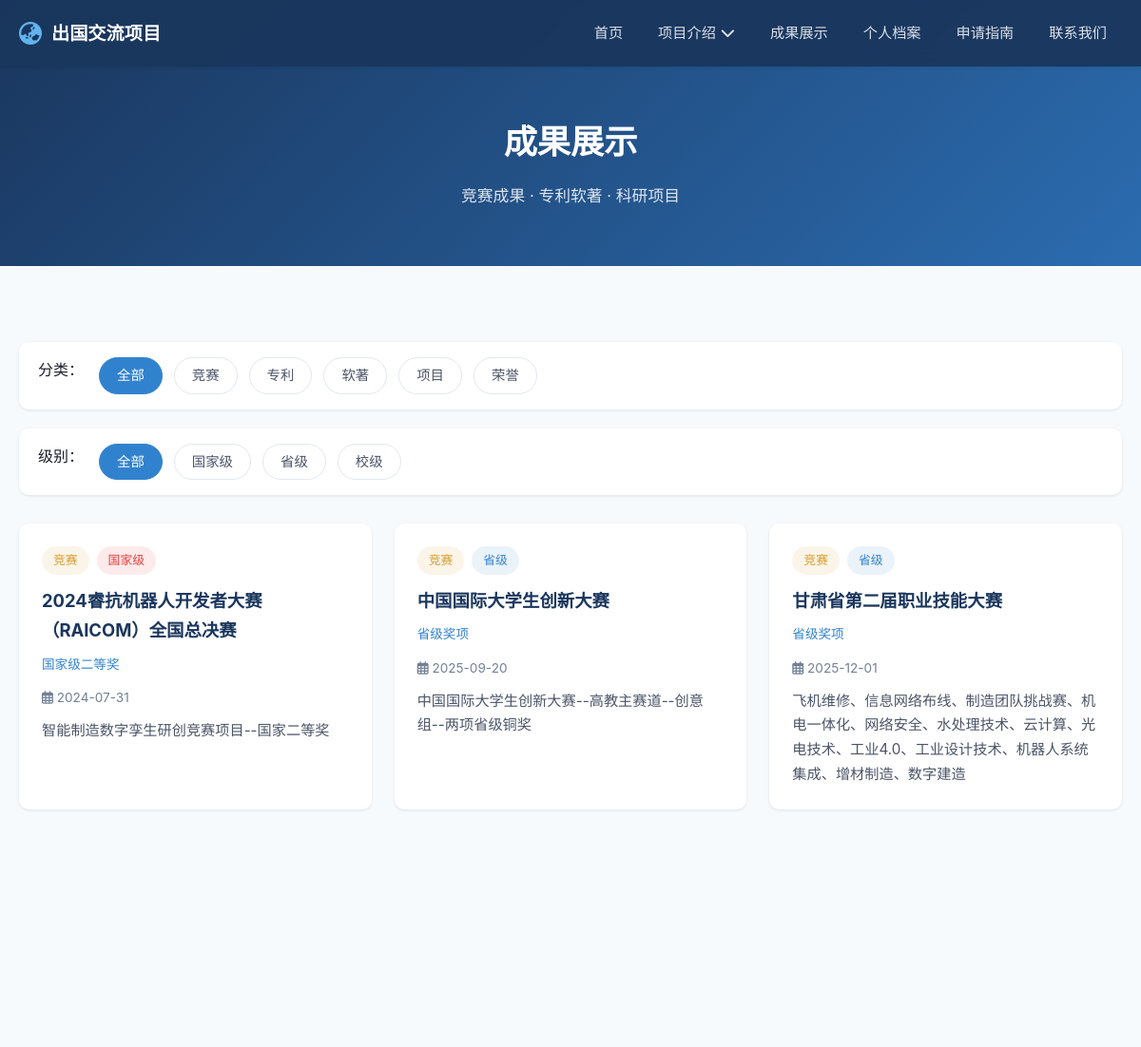
Before: /achievement/ (upper part) with the older database file.
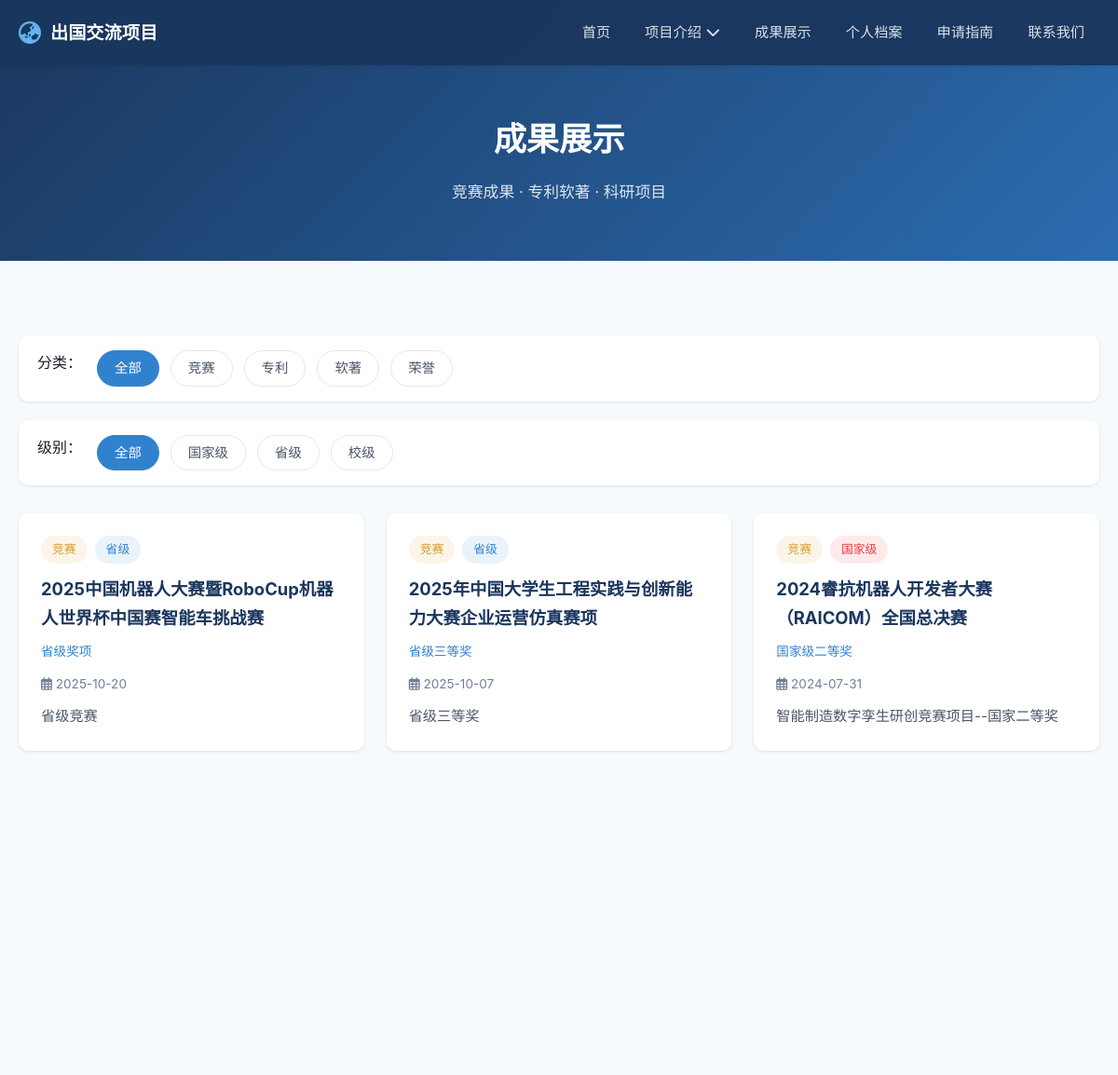
After: the same page with the newer database file.
### app/models/models.py (models this page shows, shortened)
class Achievement(db.Model):
    __tablename__ = 'achievements'
    id = db.Column(db.Integer, primary_key=True)
    title = db.Column(db.String(200), nullable=False, comment='成果标题')
    description = db.Column(db.Text, comment='成果描述')
    category = db.Column(db.String(50), comment='成果类别：竞赛/专利/软著/论文/项目')
    level = db.Column(db.String(50), comment='级别：国家级/省级/校级')
    award = db.Column(db.String(200), comment='奖项/荣誉')
    date = db.Column(db.Date, comment='获得日期')
    image = db.Column(db.String(200), comment='成果图片')
    is_featured = db.Column(db.Boolean, default=False, comment='是否精选展示')
    created_at = db.Column(db.DateTime, default=datetime.now)

### app/routes/achievement.py (the view)
@achievement_bp.route('/')
def achievement_list():
    category = request.args.get('category', '')
    level = request.args.get('level', '')
    query = Achievement.query
    if category:
        query = query.filter_by(category=category)
    if level:
        query = query.filter_by(level=level)
    achievements = query.order_by(Achievement.created_at.desc()).all()
    categories = db.session.query(Achievement.category).distinct().all()
    levels = db.session.query(Achievement.level).distinct().all()
    return render_template('pages/achievement/list.html',
                           achievements=achievements,
                           categories=[c[0] for c in categories if c[0]],
                           levels=[l[0] for l in levels if l[0]],
                           current_category=category,
                           current_level=level)

### app/templates/pages/achievement/list.html (shortened to what the changed rows need)
{% extends "base.html" %}
{% block content %}
<div class="page-header">
    <div class="container">
        <h1>成果展示</h1>
    </div>
</div>
<section class="section">
    <div class="container">
        <div class="filter-bar">
            <span style="font-weight:500; color:var(--text-primary); margin-right:4px;">分类：</span>
            <a href="{{ url_for('achievement.achievement_list', category='', level=current_level) }}"
               class="filter-btn {% if not current_category %}active{% endif %}">全部</a>
            {% for cat in categories %}
            <a href="{{ url_for('achievement.achievement_list', category=cat, level=current_level) }}"
               class="filter-btn {% if current_category == cat %}active{% endif %}">{{ cat }}</a>
            {% endfor %}
        </div>
        <div class="card-grid">
            {% for item in achievements %}
            <a href="{{ url_for('achievement.achievement_detail', achievement_id=item.id) }}" class="card reveal" style="text-decoration:none; color:inherit;">
                <div class="card-body">
                    <div style="display:flex; gap:8px; margin-bottom:12px; flex-wrap:wrap;">
                        {% if item.category == '竞赛' %}
                        <span class="badge badge-competition">{{ item.category }}</span>
                        {% elif item.category == '专利' %}
                        <span class="badge badge-patent">{{ item.category }}</span>
                        {% elif item.category == '软著' %}
                        <span class="badge badge-patent">{{ item.category }}</span>
                        {% elif item.category == '荣誉' %}
                        <span class="badge badge-competition">{{ item.category }}</span>
                        {% else %}
                        <span class="badge">{{ item.category }}</span>
                        {% endif %}
                        {% if item.level == '国家级' %}
                        <span class="badge badge-national">{{ item.level }}</span>
                        {% elif item.level == '省级' %}
                        <span class="badge badge-provincial">{{ item.level }}</span>
                        {% elif item.level == '校级' %}
                        <span class="badge badge-school">{{ item.level }}</span>
                        {% endif %}
                    </div>
                    <h3>{{ item.title }}</h3>
                    {% if item.award %}
                    <p class="card-subtitle">{{ item.award }}</p>
                    {% endif %}
                    {% if item.date %}
                    <p style="font-size:0.85rem; color:var(--text-light); margin-bottom:10px;">
                        <i class="far fa-calendar-alt"></i> {{ item.date.strftime('%Y-%m-%d') }}
                    </p>
                    {% endif %}
                    {% if item.description %}
                    <p>{{ item.description[:100] }}{% if item.description|length > 100 %}...{% endif %}</p>
                    {% endif %}
                </div>
            </a>
            {% else %}
            <div style="text-align:center; padding:60px 20px; color:var(--text-light); grid-column:1/-1;">
                <i class="fas fa-trophy" style="font-size:3rem; margin-bottom:16px; display:block;"></i>
                <p>暂无相关成果</p>
            </div>
            {% endfor %}
        </div>
    </div>
</section>
{% endblock %}

Changed rows visible on the page:
no longer on this page (row unchanged): Achievement: category "竞赛", level "省级", title "中国国际大学生创新大赛", award "省级奖项", date "2025-09-20", description "中国国际大学生创新大赛--高教主赛道--创意组--两项省级铜奖"
no longer on this page (row unchanged): Achievement: category "竞赛", level "省级", title "甘肃省第二届职业技能大赛", award "省级奖项", date "2025-12-01", description "飞机维修、信息网络布线、制造团队挑战赛、机电一体化、网络安全、水处理技术、云计算、光电技术、工业4.0、工业设计技术、机器人系统集成、增材制造、数字建造"
added Achievement: category "竞赛", level "省级", title "2025中国机器人大赛暨RoboCup机器人世界杯中国赛智能车挑战赛", award "省级奖项", date "2025-10-20", description "省级竞赛"
added Achievement: category "竞赛", level "省级", title "2025年中国大学生工程实践与创新能力大赛企业运营仿真赛项", award "省级三等奖", date "2025-10-07", description "省级三等奖"
Other visible differences:
list line gone: "项目"
